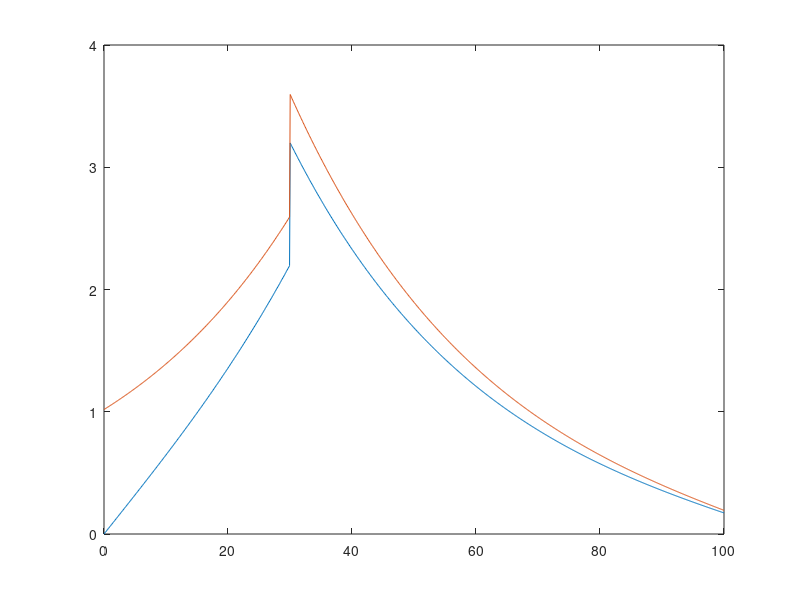

Reproduce this figure in MATLAB. (Note: this script raises an error after producing the figure.)
close all
clear all
clc

bet = 0.95
m = 0.1
x1 = 0
x2 = 100

x = linspace(x1,x2,1000);
x00 = 30;

ap = sqrt((1+bet)/(1-bet))+1;
am = sqrt((1+bet)/(1-bet))-1;
% k = sqrt((1+b)/(1-b));

k = m*sqrt(1-bet*bet)
b = m*(1+bet)


divis = k*cosh(k*(x2-x1))+m*sinh(k*(x2-x1));
numer = k*cosh(k*(x2-x))+m*sinh(k*(x2-x));
f0=numer/divis;
mn1 = (b-m)*cosh(k*(x2-x00))+(-k+b*m/k)*sinh(k*(x2-x00));

f_m1 = mn1/divis*sinh(k*(x-x1));

f_p1 = cosh(k*(x-x00)).*(1-b/k*tanh(k*(x-x00))).*(x>x00);

f1 = f_m1+f_p1;



f_m2 = exp(-k*(x2 - x)).*mn1/(k+m);
f2 = f_m2 + f_p1;
plot(x,f1, x, f2); hold on;
legend({'Limited', 'Semi-Inf'},'Location','SW');
